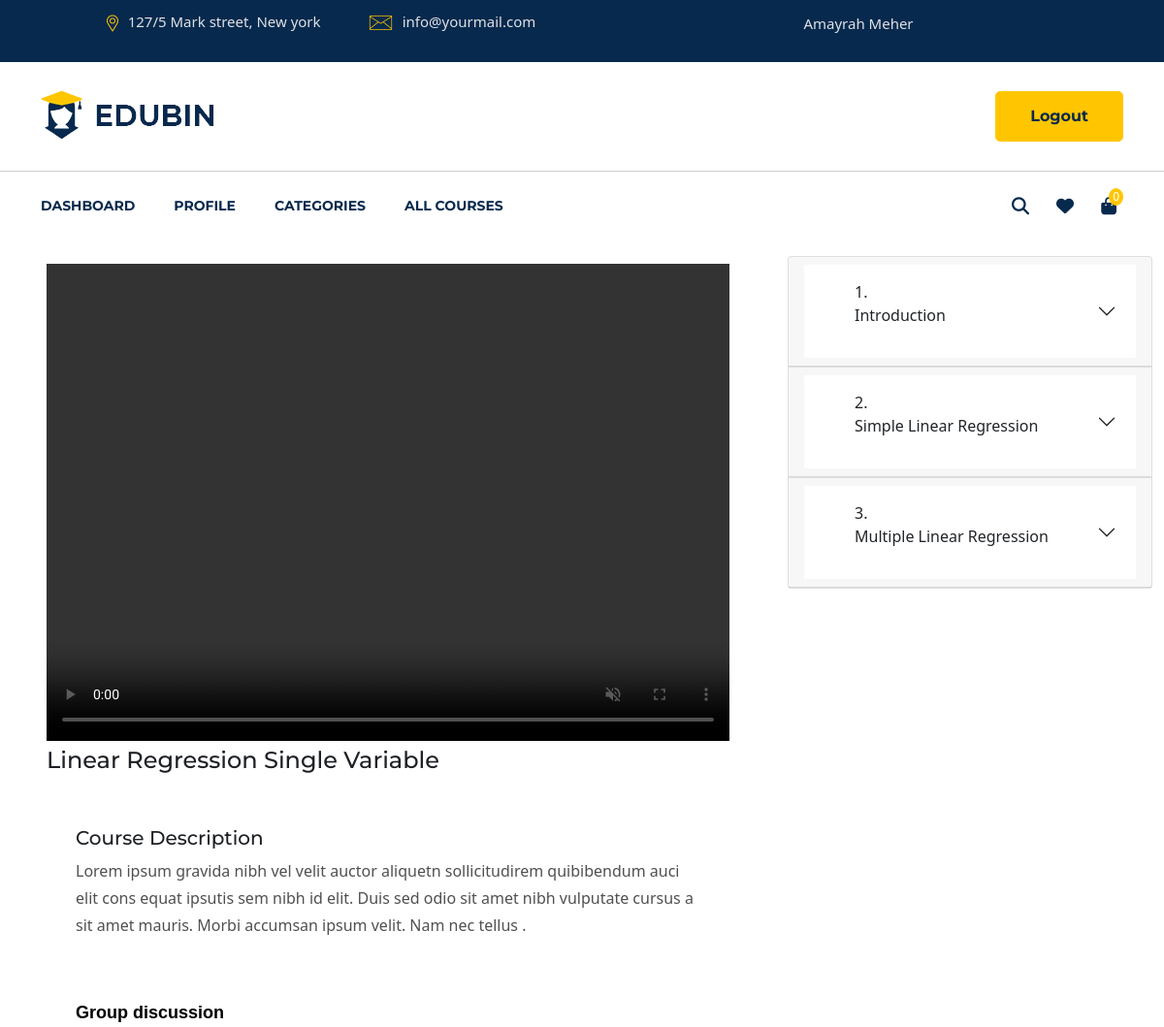
The app's page /student/my-course-detail/machine-learning-a-ztm-ai-python-r-chatgpt-bonus-2023 (signed in, upper part), older data.
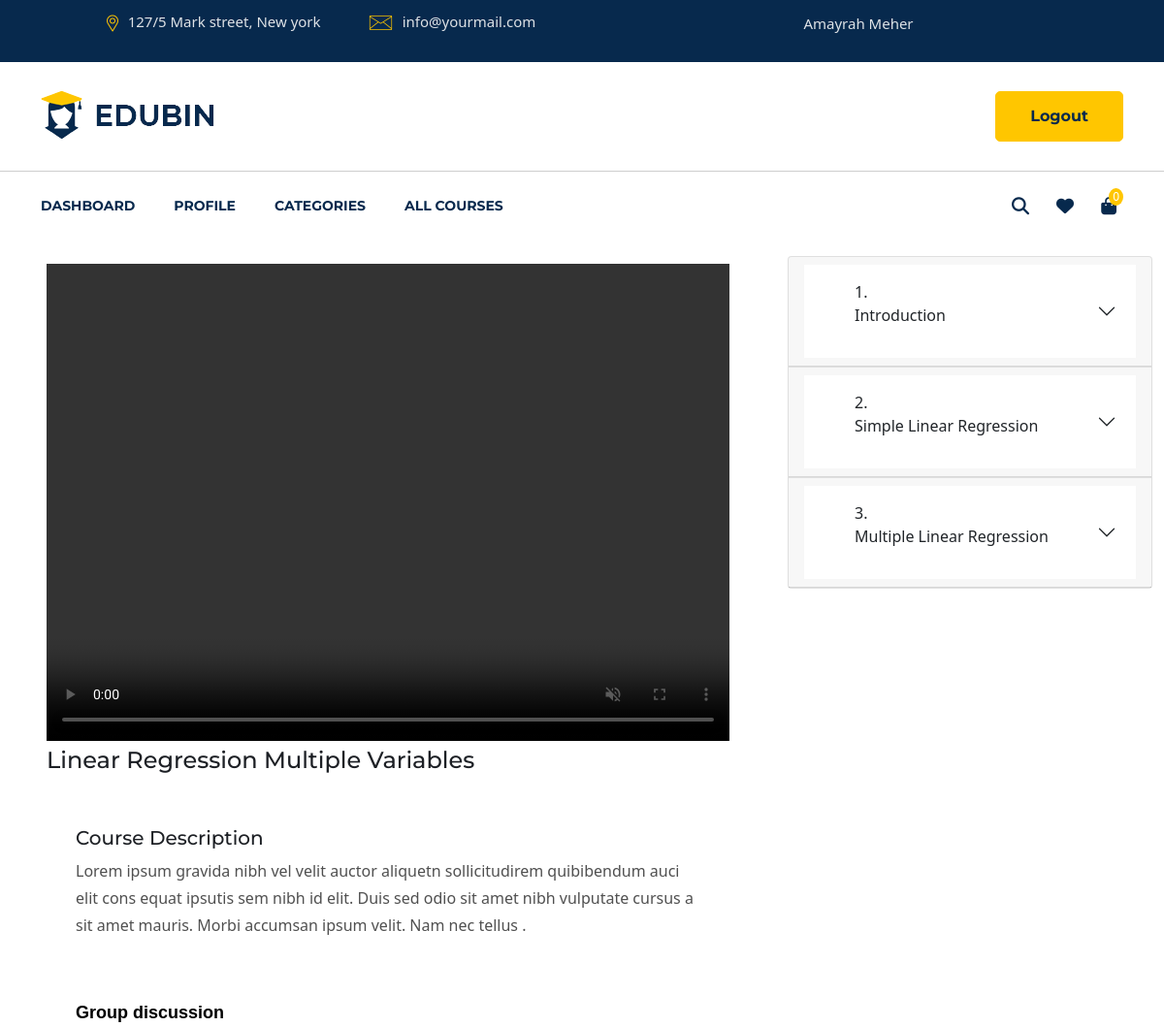
The same page, newer data.
### student/models.py (models this page shows)
class PlayingVideo(models.Model):
    pause_time = models.FloatField(null=True, blank=True)
    updated_time = models.DateTimeField(auto_now_add=True)
    course = models.ForeignKey(
        "instructor.Course", on_delete=models.CASCADE)
    student = models.ForeignKey(
        Student, on_delete=models.CASCADE)
    lesson = models.ForeignKey(
        "instructor.Lesson", on_delete=models.CASCADE)
    video = models.ForeignKey("instructor.Video", on_delete=models.CASCADE)
    class Meta:
        unique_together = ('course', 'student', 'lesson', 'video')

### instructor/models.py (models this page shows, shortened)
class Video(models.Model):
    title = models.CharField(
        max_length=100)
    video_file = models.FileField(upload_to='videos/', null=True, blank=True,
                                  validators=[FileExtensionValidator(allowed_extensions=['MOV', 'avi', 'mp4', 'webm', 'mkv'])])
    time_duration = models.FloatField(null=True, blank=True)
    upload_date = models.DateTimeField(auto_now_add=True)
    course = models.ForeignKey(
        Course, on_delete=models.CASCADE)
    lesson = models.ForeignKey(
        Lesson, on_delete=models.CASCADE)
    def __str__(self):
        return f"Video - {self.course.title}-{self.lesson.name}:-{self.title}"

### student/views.py (the view)
@login_required
def my_course_detail_view(request, slug):
    context = {}
    course_video = Video.objects.filter(course__slug=slug)
    lessons = Lesson.objects.filter(course__slug=slug)
    watched_video = WatchedVideo.objects.filter(course__slug=slug,student=request.user.student)
    last_played_video = PlayingVideo.objects.filter(course__slug=slug,student=request.user.student).latest('updated_time')
    print(last_played_video.video.video_file.url)
    if not last_played_video:
        last_played_video = None
    context = {
        'videos': course_video,
        'lessons':lessons,
        'watched_video': watched_video,
        'last_played_video':last_played_video
    }
    print(context)
    return render(request,'student/my_course_detail.html', context)

### instructor/models.py (called while the page is built)
    def __str__(self):
        return f"Lesson - {self.name} - {self.course.title}"

### lms_main/templatetags/time_tags.py (called while the page is built)
@register.simple_tag
def time_in_hrs_min_sec(time_in_sec):
    time = str(timedelta(seconds=time_in_sec)).split(".")[0]
    return time

### student/models.py (called while the page is built)
    def __str__(self):
        return f"Watched Video - {self.course.title}-{self.video.title}"

### user/context_processor.py (called while the page is built)
def common_context(request):
    context = {}
    categories = Category.objects.all()
    courses = Course.objects.filter(status='PUBLISH').all()
    context['categories'] = categories
    context['courses'] = courses
    return context

def student_cart_count(request):
    if request.path.startswith('/admin/'):
        return {}
    if request.path.startswith('/instructor/'):
        return {}
    if request.user.is_authenticated:
        no_of_items_cart = Cart.objects.filter(student=request.user.student).count()
        return {'count' : no_of_items_cart }
    return {}

### user/models.py (called while the page is built)
    @property
    def full_name(self):
        return f"{self.first_name} {self.last_name}"

### student/templates/student/my_course_detail.html (shortened to what this page needs)
{% extends 'lms_main/base.html' %}
{% load static %}
{% load course_tags %}
{% load time_tags %}
{% block navbar %}
{% include 'lms_main/components/navbar.html' %}
{% endblock %}
{% block main %}
<div class="container-fluid">
    <div class="row">
        <div class="col-8 px-5 py-2">
            <div class="w-100 h-25 mb-5">
                {% if last_played_video %}
                <video id="videoFrame" preload="preload" width="100%" height="100%" controls muted>
                    <source id="videoSource" src="{{ last_played_video.video.video_file.url }}" type="video/mp4">
                </video>
                <h4>{{ last_played_video.video.title }}</h4>
                {% endif %}
            </div>
            <div class="overview-description">
                <div class="singel-description pt-40">
                    <h5>Course Description</h5>
                    <p>Lorem ipsum gravida nibh vel velit auctor aliquetn sollicitudirem quibibendum auci elit cons equat ipsutis
                        sem nibh id elit. Duis sed odio sit amet nibh vulputate cursus a sit amet mauris. Morbi accumsan ipsum
                        velit. Nam nec tellus .</p>
                </div>
            </div>
            <div class="reviews-cont">
                <div class="title">
                    <h6>Group discussion</h6>
                </div>
            </div>
        </div>
        <div class="col-4">
            <div class="accordion" id="accordionExample">
                {% for lesson in lessons %}
                <div class="card">
                    <div class="card-header" id="headingOne">
                        <a href="#" class="accordion-button collapsed" data-toggle="collapse" data-target="#id{{lesson.id}}"
                            aria-expanded="true" aria-controls="collapseOne">
                            <ul>
                                <li><span class="lecture">{{forloop.counter}}.&nbsp;</span></li>
                                <li>
                                    <span class="head">{{lesson.name}}</span>
                                </li>
                            </ul>
                        </a>
                    </div>
                </div>
                {% endfor %}
            </div>
        </div>
    </div>
</div>
{% endblock %}

Row changes from the older to the newer data that the page shows:
no longer on this page (row edited): PlayingVideo: video "Linear Regression Single Variable"
added PlayingVideo: video "Linear Regression Multiple Variables"
